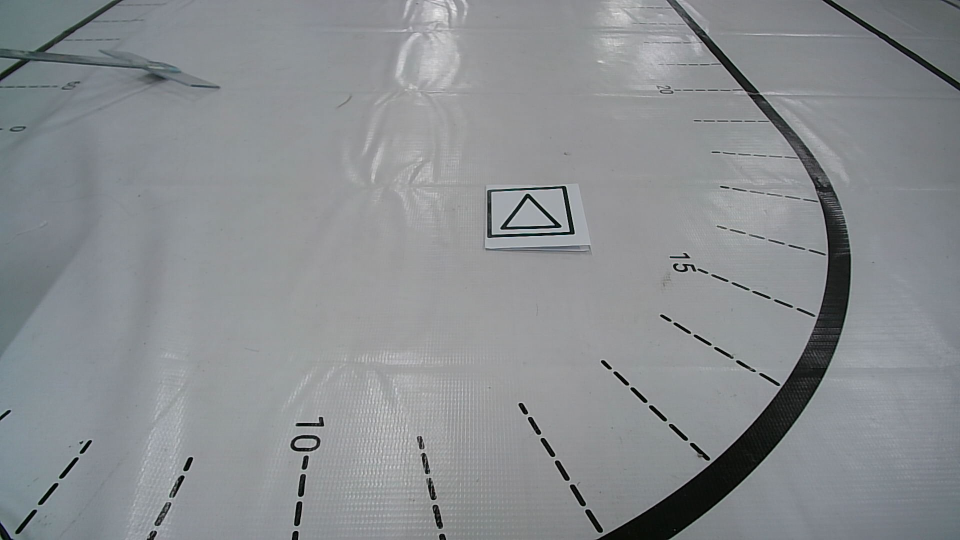
#> input picture WIN_20260922_20_32_21_Pro.jpg, 1920 x 1080 px (shown at 1/2 size)
$ python -i measure_shape_blur.py   (imports and definitions only)   (older library calls are emulated)
#> lines starting #> are read from the running program, lines starting #| are printed output that depends on the picture
"""图卡识别的模糊耐受度 — 在真实图卡照片上施加渐变模糊，量检出率怎么掉。

基准数据是实物拍摄的图卡照片（同一张卡、30~80cm、清晰静止），只做模糊，
不做几何变换/缩放 —— 保持原始像素，避免引入合成渲染的锯齿伪影。

用法:
    python scripts/measure_shape_blur.py
    python scripts/measure_shape_blur.py --kind motion --sigmas 0,3,5,7,9,13 --angle 90
    python scripts/measure_shape_blur.py --ref "WIN_20260919_*_flip.mp4"
"""
import argparse
import glob
import os
import sys

import cv2
import numpy as np

_ROOT = os.path.dirname(os.path.dirname(os.path.abspath(__file__)))
sys.path.insert(0, os.path.join(_ROOT, "jetson"))
from shape_detector import ShapeDetector  # noqa: E402

LV_W = 960          # 清晰度指标统一在 960 宽上算（与曝光档位分析同一口径）


def imread_u(path):
    return cv2.imdecode(np.fromfile(path, dtype=np.uint8), cv2.IMREAD_COLOR)


def sharpness(bgr):
    g = cv2.cvtColor(cv2.resize(bgr, (LV_W, int(bgr.shape[0] * LV_W / bgr.shape[1]))),
                     cv2.COLOR_BGR2GRAY)
    return float(cv2.Laplacian(g, cv2.CV_64F).var())


# [84 lines left out: functions blur, main, not called in this run]


# [2 lines not run here, left out]

>>> import cv2
>>> picture = cv2.imread('../WIN_20260922_20_32_21_Pro.jpg')
#> picture is the input picture: shape (1080, 1920, 3); mean B, G, R 144, 141.1, 137.5
>>> result = sharpness(picture)
#> in sharpness, `g = cv2.cvtColor(cv2.resize(bgr, (LV_W, int(bgr.shape[0] * LV_W / bgr...`:
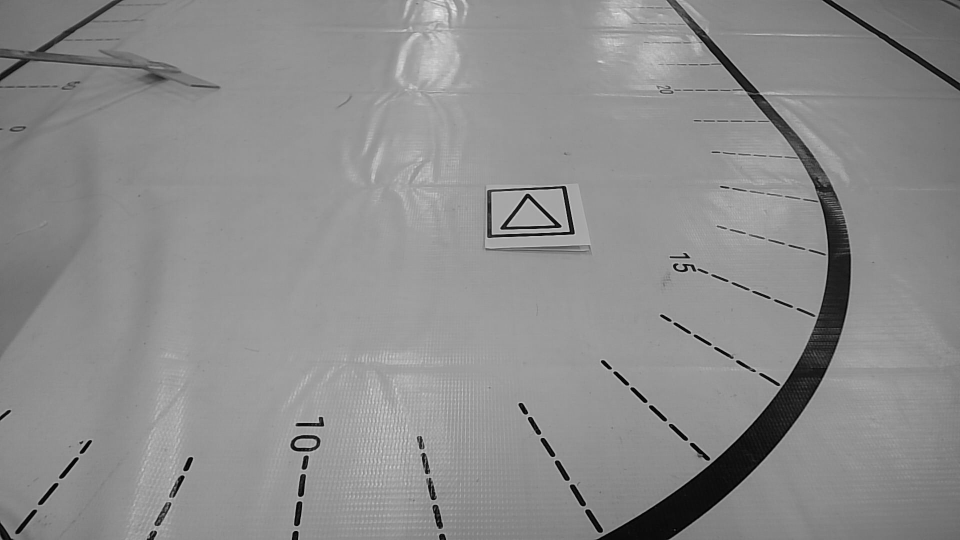
#> g: shape (540, 960); min 0, max 230, mean 140.5
#> result = 380.3
